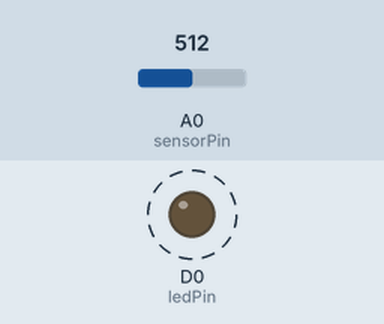
A sketch run on a simulated ESP8266 (NodeMCU). Parts: output pins drawn as LEDs (lit = HIGH). Dashed ring = blinking. The test bench sets the inputs (shaded band); at power-on: A0 (sensorPin) = 512.

Above: at 1.8 s.
1.9 s: A0 (sensorPin) set to 0
At 2.4 s:
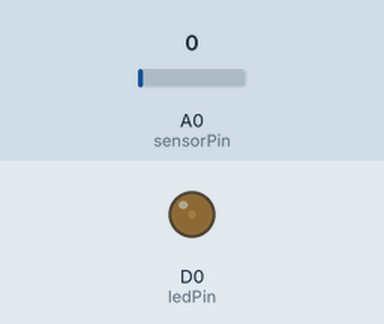
3.6 s: A0 (sensorPin) set to 122
At 3.66 s:
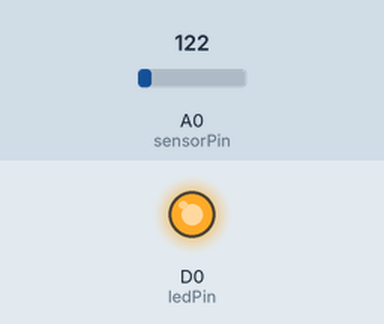
Timing chart, 0 to 13.1 s (numbered marks = the images above; inputs shaded):
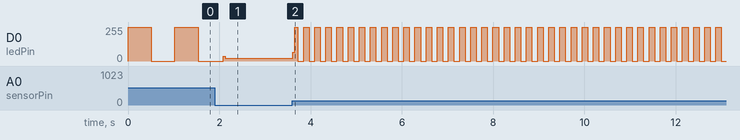

The sketch:

Variable_Resistor_Sensor.ino
```cpp
// ESP8266 Variable_Resistor_Sensor
const int sensorPin = A0;
const int ledPin = D0;
int sensorValue;

void setup() {
   // Initalize the ledPin pin as an output.
   pinMode(ledPin, OUTPUT);

}

void loop() {
   sensorValue = analogRead(sensorPin);
   digitalWrite(ledPin, HIGH);
   delay(sensorValue);
   digitalWrite(ledPin, LOW);
   delay(sensorValue);
}
```

Measured:
- after the input at 3.6 s, D0 (ledPin): 20/255 → 67/255 at once, then moves between 0/255 and 255/255, repeating every 0.24 s
- by itself, D0 (ledPin): alternates 255/255 for 0.51 s and 0/255 for 0.51 s
